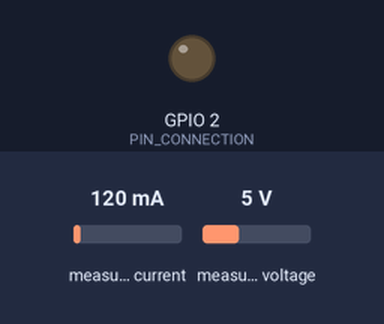
Simulated run of this program. Board: ESP32. On the bench: output pins drawn as LEDs (lit = HIGH). The test bench sets the inputs (shaded band); at power-on: measured current 120 mA, measured voltage 5 V. WiFi joins after 1.5 s; servers stay silent unless stated; no MQTT or app messages arrive unless stated; what the program prints to the serial monitor is not drawn.

Above: at 0.1 s.
At 1.6 s:
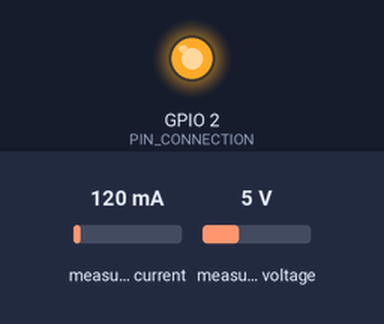
Timing chart, 0 to 3.1 s (numbered marks = the images above):
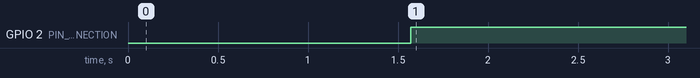

Measured:
- by itself, GPIO 2 (PIN_CONNECTION): LOW → HIGH at 1.6 s

The program:

main.cpp
```cpp
#include <WiFi.h>
#include <EmonLib.h>
#include <PubSubClient.h>

#define PIN_CONNECTION 2

EnergyMonitor emon;
#define vCalibration 106.8
#define currCalibration 0.52

WiFiClient espClient;
PubSubClient MQTT(espClient);

#define TOPICO_SUBSCRIBE "teste251120"
#define TOPICO_PUBLISH "teste251120"
#define ID_MQTT  "esp32_mqtt"

const char* SSID = "Pixar"; // SSID / nome da rede WI-FI
const char* PASSWORD = "51993313"; // Senha da rede WI-FI

const char* BROKER_MQTT = "test.mosquitto.org";
int BROKER_PORT = 1883;

float voltage = 0.0;
float amps = 0.0;
float kW = 0.0;
float Wh = 0.0;
unsigned long lastmillis = millis();
unsigned long lastmillisData = millis();
//Reconecta-se ao WiFi
void reconnectWiFi(void) {
    //se já está conectado a rede WI-FI, nada é feito.
    //Caso contrário, são efetuadas tentativas de conexão
    if (WiFi.status() == WL_CONNECTED)
        return;

    WiFi.begin(SSID, PASSWORD); // Conecta na rede WI-FI

    while (WiFi.status() != WL_CONNECTED)
    {
        delay(100);
        Serial.print(".");
    }

    Serial.println();
    Serial.print("Conectado com sucesso na rede ");
    Serial.print(SSID);
    Serial.println("IP obtido: ");
    Serial.println(WiFi.localIP());
}
void initWiFi(void) {
    delay(10);
    Serial.println("------Conexao WI-FI------");
    Serial.print("Conectando-se na rede: ");
    Serial.println(SSID);
    Serial.println("Aguarde");

    reconnectWiFi();
}
//Função de callback esta função é chamada toda vez que uma informação de um dos tópicos subescritos chega)
void mqtt_callback(char* topic, byte* payload, unsigned int length) {
    String msg;
    /* obtem a string do payload recebido */
    for(int i = 0; i < length; i++)
    {
       char c = (char)payload[i];
       msg += c;
    }
}
//Função: Reconecta-se ao broker MQTT em caso de sucesso na conexão ou reconexão, o subscribe dos tópicos é refeito.
void reconnectMQTT(void) {
    while (!MQTT.connected())
    {
        Serial.print("* Tentando se conectar ao Broker MQTT: ");
        Serial.println(BROKER_MQTT);
        if (MQTT.connect(ID_MQTT))
        {
            Serial.println("Conectado com sucesso ao broker MQTT!");
            digitalWrite(PIN_CONNECTION,HIGH);
            MQTT.subscribe(TOPICO_SUBSCRIBE);
        }
        else
        {
            digitalWrite(PIN_CONNECTION,LOW);
            Serial.println("Falha ao reconectar no broker.");
            Serial.println("Havera nova tentatica de conexao em 2s");
            delay(2000);
        }
    }
}
//Verifica o estado das conexões WiFI e ao broker MQTT. Em caso de desconexão, a conexão é refeita.
void VerificaConexoesWiFIEMQTT(void){
    if (!MQTT.connected())
        reconnectMQTT(); //se não há conexão com o Broker, a conexão é refeita

     reconnectWiFi(); //se não há conexão com o WiFI, a conexão é refeita
}
// Inicializa parâmetros de conexão MQTT(endereço do broker, porta e seta função de callback)
void initMQTT(void) {
    MQTT.setServer(BROKER_MQTT, BROKER_PORT);   //informa qual broker e porta deve ser conectado
    MQTT.setCallback(mqtt_callback);            //atribui função de callback
}

void readData() {
    emon.calcVI(20, 2000);
    kW = emon.realPower;
    Wh += kW * ((millis() - lastmillis)/3600000.0);
    if((millis()-lastmillis)/3600000.0 == 1){
        lastmillis = millis();
    }
    voltage = emon.Vrms;
    amps = emon.Irms;
}
void sendData(){
    char data[25];

    Wh = ((int)Wh % 10000) + (Wh - (int)Wh);
    Serial.print("Wh: ");
    Serial.println(Wh);
    sprintf(data, "D1|digital|%f", Wh);
    MQTT.publish(TOPICO_PUBLISH, data);

    kW = ((int)kW % 10000) + (kW - (int)kW);
    Serial.print("kW: ");
    Serial.println(kW);
    sprintf(data, "D2|digital|%f", kW);
    MQTT.publish(TOPICO_PUBLISH, data);

    voltage = ((int)voltage % 10000) + (voltage - (int)voltage);
    Serial.print("V: ");
    Serial.println(voltage);
    sprintf(data, "D3|digital|%f", voltage);
    MQTT.publish(TOPICO_PUBLISH, data);

    amps = ((int)amps % 10000) + (amps - (int)amps);
    Serial.print("A: ");
    Serial.println(amps);
    sprintf(data, "D4|digital|%f", amps);
    MQTT.publish(TOPICO_PUBLISH, data);
}
void setup() {
    Serial.begin(115200);
    emon.voltage(35, vCalibration, 1.7); // Voltage: input pin, calibration, phase_shift
    emon.current(34, currCalibration);
    pinMode(PIN_CONNECTION, OUTPUT);
    digitalWrite(PIN_CONNECTION,LOW);// Current: input pin, calibration.
    initWiFi();
    initMQTT();
}
void loop() {
    VerificaConexoesWiFIEMQTT();
    readData();
    sendData();
    MQTT.loop();
}
```
